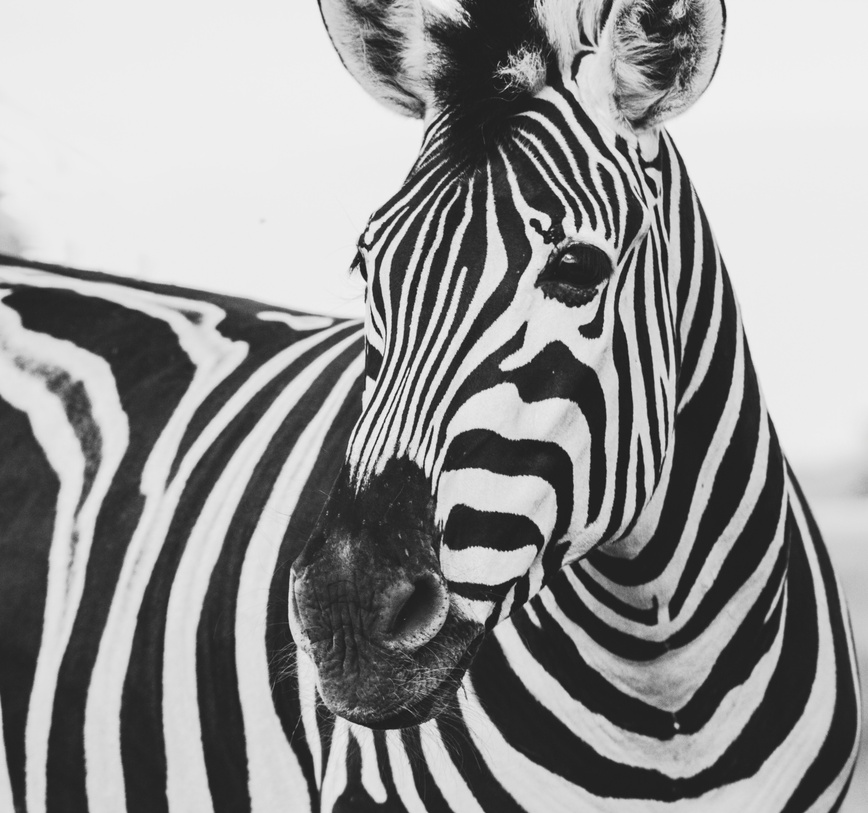
#> input picture Aplicaciones_de_SVD_a_una_imagen/Img/imagen_ejemplo_frida_bredesen.jpg, 868 x 813 px, shrunk from 3693 x 3456 before the run
$ jupyter execute 02-Descomposicion_de_imagenes_reduccion_de_tamano_y_reconstruccion_eficaz.ipynb   (shell and % lines are left out)
#> lines starting #> are read from the running program, lines starting #| are printed output that depends on the picture
[cell 1]

import numpy as np
import matplotlib.pyplot as plt
from PIL import Image

[cell 2]
plt.style.use('classic')
imagen = Image.open("./Img/imagen_ejemplo_frida_bredesen.jpg")
#> imagen is the input picture: PIL image 868x813 RGB; mean R, G, B 147.3, 147.3, 147.3
plt.imshow(imagen)

[cell 3]
imagen_gr = imagen.convert("LA")

imagen_mat = np.array(list(imagen_gr.getdata(band=0)), float)

imagen_mat = imagen_mat.reshape(imagen_gr.size[1], imagen_gr.size[0])

[cell 4]
U, D, V = np.linalg.svd(imagen_mat)
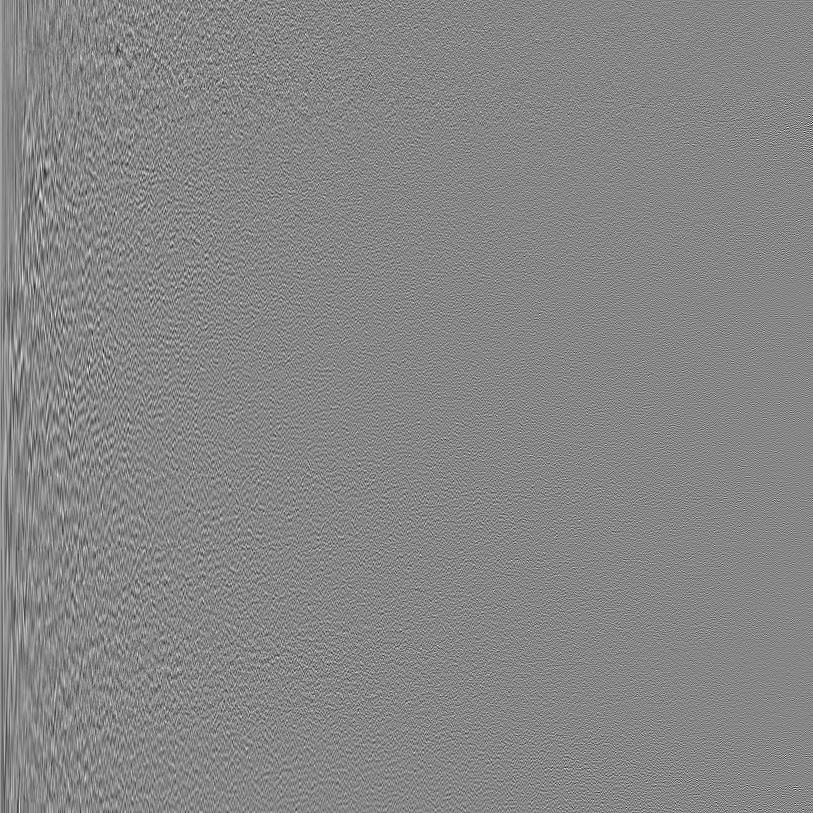
#> U: shape (813, 813) float64; min -0.212, max 0.189, mean 3.23e-05; drawn with min black and max white
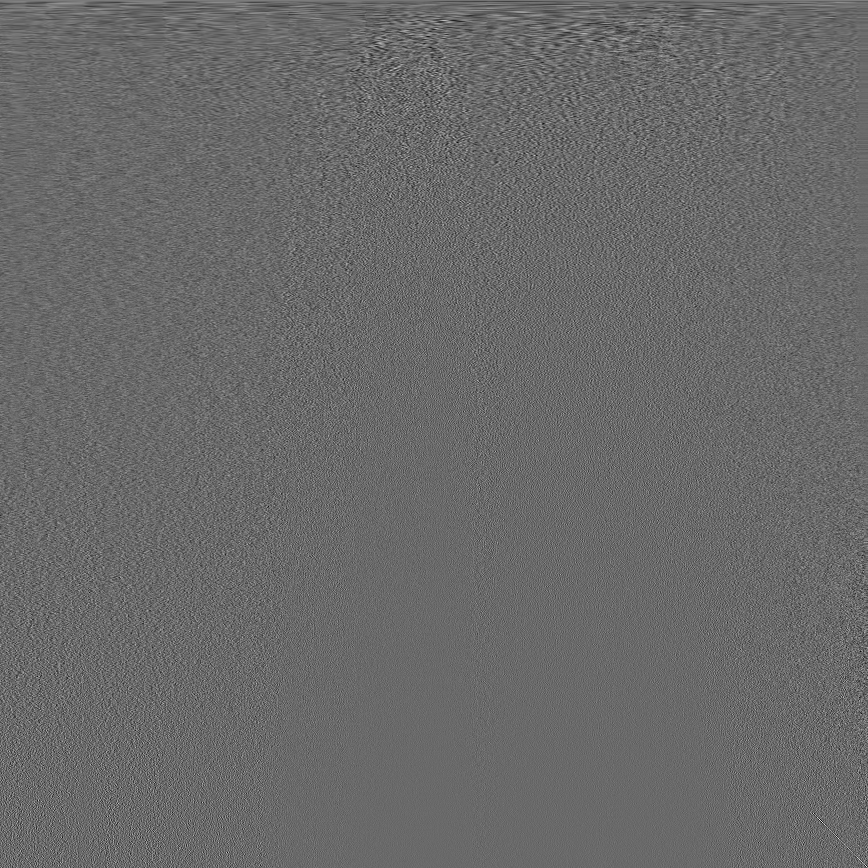
#> V: shape (868, 868) float64; min -0.227, max 0.319, mean 2.85e-05; drawn with min black and max white
#> D = 813 values, max 129931.9 at index 0, min 0.818 at index 812, mean 834.6

[cell 5]
print(imagen_mat.shape)
#| (813, 868)
print(U.shape)
#| (813, 813)
print(D.shape)
#| (813,)
print(V.shape)
#| (868, 868)

[cell 6]
imagen_recons = np.matrix(U[:,:1]) * np.diag(D[:1]) * np.matrix(V[:1,:])
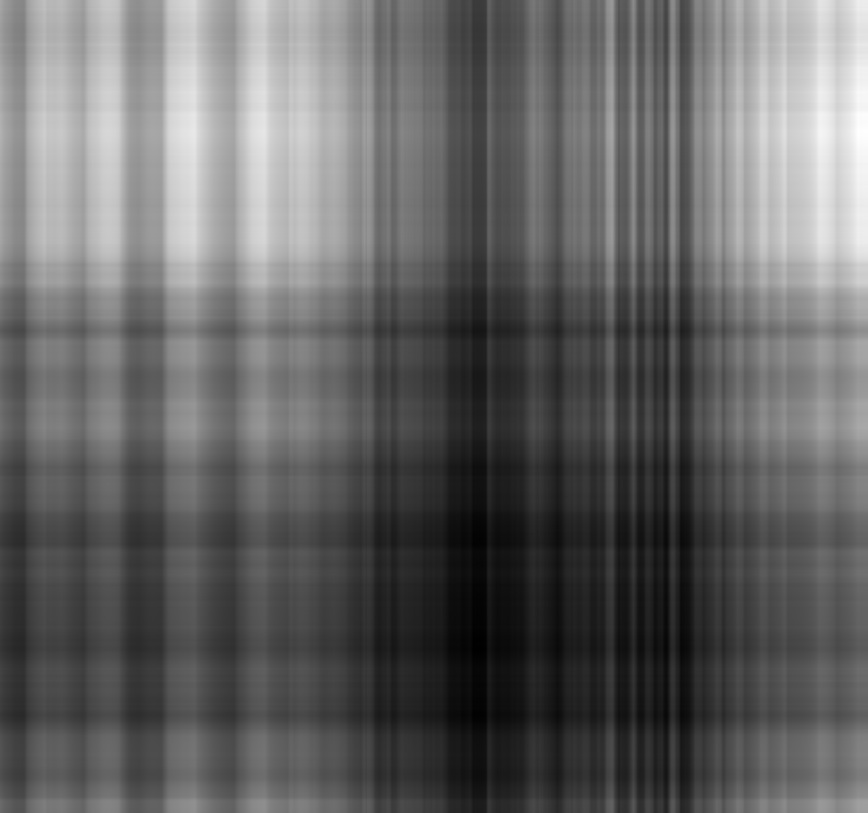
#> imagen_recons: shape (813, 868) float64; min 55.45, max 287, mean 146.9; drawn with min black and max white
plt.imshow(imagen_recons, cmap='gray')

[cell 7]
from IPython.display import clear_output

plt.figure()
for n in range(50):
    plt.imshow(U[:,:n]@np.diag(D[:n])@V[:n,:], cmap='gray')
    plt.title(f"SV's = {n}")
    plt.show()
    clear_output(wait=True)
#> this loop made 50 passes
#> pass 1, `plt.show()`:
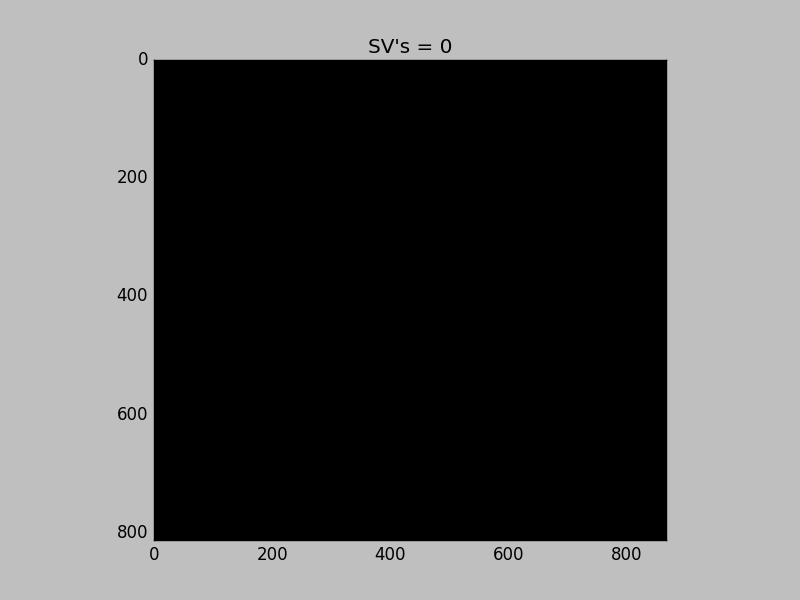
#> figure drawn by matplotlib, 1 panel
